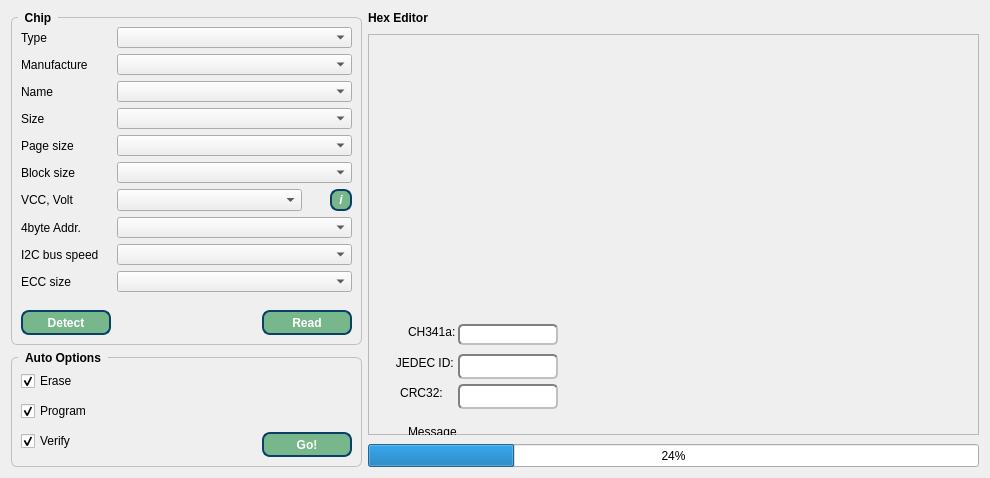
  <widget class="QWidget" name="centralWidget">
   <property name="sizePolicy">
    <sizepolicy hsizetype="Expanding" vsizetype="Expanding">
     <horstretch>0</horstretch>
     <verstretch>0</verstretch>
    </sizepolicy>
   </property>
   <layout class="QHBoxLayout" name="horizontalLayout_3">
    <item>
     <layout class="QVBoxLayout" name="verticalLayout_5">
      <item>
       <widget class="QGroupBox" name="groupBox">
        <property name="minimumSize">
         <size>
          <width>221</width>
          <height>91</height>
         </size>
        </property>
        <property name="maximumSize">
         <size>
          <width>400</width>
          <height>16777215</height>
         </size>
        </property>
        <property name="styleSheet">
         <string notr="true">QGroupBox {
    font: bold;
    border: 1px solid silver;
    border-radius: 6px;
    margin-top: 6px;
}

QGroupBox::title {
    subcontrol-origin: margin;
    left: 7px;
    padding: 0px 5px 0px 5px;
}</string>
        </property>
        <property name="title">
         <string>Chip</string>
        </property>
        <layout class="QFormLayout" name="formLayout">
         <item row="0" column="0">
          <widget class="QLabel" name="label">
           <property name="text">
            <string>Type</string>
           </property>
          </widget>
         </item>
         <item row="0" column="1">
          <widget class="QComboBox" name="comboBox_type">
           <property name="minimumSize">
            <size>
             <width>111</width>
             <height>21</height>
            </size>
           </property>
           <property name="maximumSize">
            <size>
             <width>250</width>
             <height>21</height>
            </size>
           </property>
           <property name="baseSize">
            <size>
             <width>150</width>
             <height>0</height>
            </size>
           </property>
           <property name="font">
            <font>
             <weight>75</weight>
             <bold>true</bold>
            </font>
           </property>
           <property name="styleSheet">
            <string notr="true"/>
           </property>
           <property name="sizeAdjustPolicy">
            <enum>QComboBox::AdjustToMinimumContentsLengthWithIcon</enum>
           </property>
           <property name="minimumContentsLength">
            <number>22</number>
           </property>
          </widget>
         </item>
         <item row="1" column="0">
          <widget class="QLabel" name="label_2">
           <property name="text">
            <string>Manufacture</string>
           </property>
          </widget>
         </item>
         <item row="1" column="1">
          <widget class="QComboBox" name="comboBox_man">
           <property name="minimumSize">
            <size>
             <width>111</width>
             <height>21</height>
            </size>
           </property>
           <property name="maximumSize">
            <size>
             <width>250</width>
             <height>21</height>
            </size>
           </property>
           <property name="baseSize">
            <size>
             <width>150</width>
             <height>0</height>
            </size>
           </property>
           <property name="font">
            <font>
             <weight>75</weight>
             <bold>true</bold>
            </font>
           </property>
           <property name="styleSheet">
            <string notr="true"/>
           </property>
           <property name="sizeAdjustPolicy">
            <enum>QComboBox::AdjustToMinimumContentsLengthWithIcon</enum>
           </property>
           <property name="minimumContentsLength">
            <number>22</number>
           </property>
          </widget>
         </item>
         <item row="2" column="0">
          <widget class="QLabel" name="label_3">
           <property name="text">
            <string>Name</string>
           </property>
          </widget>
         </item>
         <item row="2" column="1">
          <widget class="QComboBox" name="comboBox_name">
           <property name="minimumSize">
            <size>
             <width>111</width>
             <height>21</height>
            </size>
           </property>
           <property name="maximumSize">
            <size>
             <width>250</width>
             <height>21</height>
            </size>
           </property>
           <property name="font">
            <font>
             <weight>75</weight>
             <bold>true</bold>
            </font>
           </property>
           <property name="styleSheet">
            <string notr="true"/>
           </property>
           <property name="sizeAdjustPolicy">
            <enum>QComboBox::AdjustToMinimumContentsLengthWithIcon</enum>
           </property>
           <property name="minimumContentsLength">
            <number>22</number>
           </property>
          </widget>
         </item>
         <item row="3" column="0">
          <widget class="QLabel" name="label_4">
           <property name="text">
            <string>Size</string>
           </property>
          </widget>
         </item>
         <item row="3" column="1">
          <widget class="QComboBox" name="comboBox_size">
           <property name="minimumSize">
            <size>
             <width>111</width>
             <height>21</height>
            </size>
           </property>
           <property name="maximumSize">
            <size>
             <width>250</width>
             <height>21</height>
            </size>
           </property>
           <property name="font">
            <font>
             <weight>75</weight>
             <bold>true</bold>
            </font>
           </property>
           <property name="styleSheet">
            <string notr="true"/>
           </property>
           <property name="sizeAdjustPolicy">
            <enum>QComboBox::AdjustToMinimumContentsLengthWithIcon</enum>
           </property>
           <property name="minimumContentsLength">
            <number>22</number>
           </property>
          </widget>
         </item>
         <item row="4" column="0">
          <widget class="QLabel" name="label_5">
           <property name="text">
            <string>Page size</string>
           </property>
          </widget>
         </item>
         <item row="4" column="1">
          <widget class="QComboBox" name="comboBox_page">
           <property name="minimumSize">
            <size>
             <width>111</width>
             <height>21</height>
            </size>
           </property>
           <property name="maximumSize">
            <size>
             <width>250</width>
             <height>21</height>
            </size>
           </property>
           <property name="font">
            <font>
             <weight>75</weight>
             <bold>true</bold>
            </font>
           </property>
           <property name="styleSheet">
            <string notr="true"/>
           </property>
           <property name="sizeAdjustPolicy">
            <enum>QComboBox::AdjustToMinimumContentsLengthWithIcon</enum>
           </property>
           <property name="minimumContentsLength">
            <number>22</number>
           </property>
          </widget>
         </item>
         <item row="5" column="0">
          <widget class="QLabel" name="label_9">
           <property name="text">
            <string>Block size</string>
           </property>
          </widget>
         </item>
         <item row="5" column="1">
          <widget class="QComboBox" name="comboBox_block">
           <property name="minimumSize">
            <size>
             <width>111</width>
             <height>21</height>
            </size>
           </property>
           <property name="maximumSize">
            <size>
             <width>250</width>
             <height>21</height>
            </size>
           </property>
           <property name="font">
            <font>
             <weight>75</weight>
             <bold>true</bold>
            </font>
           </property>
           <property name="styleSheet">
            <string notr="true"/>
           </property>
           <property name="sizeAdjustPolicy">
            <enum>QComboBox::AdjustToMinimumContentsLengthWithIcon</enum>
           </property>
           <property name="minimumContentsLength">
            <number>22</number>
           </property>
          </widget>
         </item>
         <item row="6" column="0">
          <widget class="QLabel" name="label_6">
           <property name="text">
            <string>VCC, Volt</string>
           </property>
          </widget>
         </item>
         <item row="6" column="1">
          <layout class="QHBoxLayout" name="horizontalLayout_6">
           <property name="spacing">
            <number>28</number>
           </property>
           <property name="sizeConstraint">
            <enum>QLayout::SetDefaultConstraint</enum>
           </property>
           <property name="leftMargin">
            <number>0</number>
           </property>
           <property name="rightMargin">
            <number>0</number>
           </property>
           <property name="bottomMargin">
            <number>0</number>
           </property>
           <item>
            <widget class="QComboBox" name="comboBox_vcc">
             <property name="minimumSize">
              <size>
               <width>95</width>
               <height>22</height>
              </size>
             </property>
             <property name="maximumSize">
              <size>
               <width>185</width>
               <height>22</height>
              </size>
             </property>
             <property name="font">
              <font>
               <weight>75</weight>
               <italic>false</italic>
               <bold>true</bold>
               <stylestrategy>PreferDefault</stylestrategy>
              </font>
             </property>
             <property name="layoutDirection">
              <enum>Qt::LeftToRight</enum>
             </property>
             <property name="styleSheet">
              <string notr="true"/>
             </property>
             <property name="sizeAdjustPolicy">
              <enum>QComboBox::AdjustToMinimumContentsLengthWithIcon</enum>
             </property>
             <property name="minimumContentsLength">
              <number>18</number>
             </property>
            </widget>
           </item>
           <item>
            <widget class="QPushButton" name="pushButton_4">
             <property name="minimumSize">
              <size>
               <width>22</width>
               <height>22</height>
              </size>
             </property>
             <property name="maximumSize">
              <size>
               <width>22</width>
               <height>22</height>
              </size>
             </property>
             <property name="font">
              <font>
               <weight>75</weight>
               <italic>true</italic>
               <bold>true</bold>
              </font>
             </property>
             <property name="styleSheet">
              <string notr="true">QPushButton{
color: rgb(255, 255, 255);
background-color: rgb(120, 183, 140);
border-radius: 20px;
border: 2px solid #094065;border-radius:8px;font-weight:600;
}
QPushButton::pressed{background-color: rgb(115, 210, 22);}</string>
             </property>
             <property name="text">
              <string>i</string>
             </property>
            </widget>
           </item>
          </layout>
         </item>
         <item row="7" column="0">
          <widget class="QLabel" name="label_8">
           <property name="styleSheet">
            <string notr="true"/>
           </property>
           <property name="text">
            <string>4byte Addr.</string>
           </property>
          </widget>
         </item>
         <item row="7" column="1">
          <widget class="QComboBox" name="comboBox_addr4bit">
           <property name="minimumSize">
            <size>
             <width>111</width>
             <height>21</height>
            </size>
           </property>
           <property name="maximumSize">
            <size>
             <width>250</width>
             <height>21</height>
            </size>
           </property>
           <property name="font">
            <font>
             <weight>75</weight>
             <bold>true</bold>
            </font>
           </property>
           <property name="styleSheet">
            <string notr="true"/>
           </property>
           <property name="sizeAdjustPolicy">
            <enum>QComboBox::AdjustToMinimumContentsLengthWithIcon</enum>
           </property>
           <property name="minimumContentsLength">
            <number>22</number>
           </property>
          </widget>
         </item>
         <item row="8" column="0">
          <widget class="QLabel" name="label_10">
           <property name="text">
            <string>I2C bus speed</string>
           </property>
          </widget>
         </item>
         <item row="8" column="1">
          <widget class="QComboBox" name="comboBox_i2cSpeed">
           <property name="minimumSize">
            <size>
             <width>111</width>
             <height>21</height>
            </size>
           </property>
           <property name="maximumSize">
            <size>
             <width>250</width>
             <height>21</height>
            </size>
           </property>
           <property name="font">
            <font>
             <weight>75</weight>
             <bold>true</bold>
            </font>
           </property>
           <property name="sizeAdjustPolicy">
            <enum>QComboBox::AdjustToMinimumContentsLengthWithIcon</enum>
           </property>
           <property name="minimumContentsLength">
            <number>22</number>
           </property>
          </widget>
         </item>
         <item row="9" column="0">
          <widget class="QLabel" name="label_11">
           <property name="text">
            <string>ECC size</string>
           </property>
          </widget>
         </item>
         <item row="9" column="1">
          <widget class="QComboBox" name="comboBox_ECC">
           <property name="minimumSize">
            <size>
             <width>111</width>
             <height>21</height>
            </size>
           </property>
           <property name="maximumSize">
            <size>
             <width>250</width>
             <height>21</height>
            </size>
           </property>
           <property name="font">
            <font>
             <weight>75</weight>
             <bold>true</bold>
            </font>
           </property>
           <property name="sizeAdjustPolicy">
            <enum>QComboBox::AdjustToMinimumContentsLengthWithIcon</enum>
           </property>
           <property name="minimumContentsLength">
            <number>22</number>
           </property>
          </widget>
         </item>
         <item row="10" column="0">
          <spacer name="verticalSpacer_2">
           <property name="orientation">
            <enum>Qt::Vertical</enum>
           </property>
           <property name="sizeHint" stdset="0">
            <size>
             <width>20</width>
             <height>6</height>
            </size>
           </property>
          </spacer>
         </item>
         <item row="10" column="1">
          <spacer name="verticalSpacer_3">
           <property name="orientation">
            <enum>Qt::Vertical</enum>
           </property>
           <property name="sizeHint" stdset="0">
            <size>
             <width>127</width>
             <height>6</height>
            </size>
           </property>
          </spacer>
         </item>
         <item row="11" column="0">
          <widget class="QPushButton" name="pushButton_2">
           <property name="minimumSize">
            <size>
             <width>90</width>
             <height>25</height>
            </size>
           </property>
           <property name="styleSheet">
            <string notr="true">QPushButton{
color: rgb(255, 255, 255);
background-color: rgb(120, 183, 140);
border-radius: 20px;
border: 2px solid #094065;border-radius:8px;font-weight:600;
}
QPushButton::pressed{background-color: rgb(115, 210, 22);}</string>
           </property>
           <property name="text">
            <string>Detect</string>
           </property>
          </widget>
         </item>
         <item row="11" column="1">
          <layout class="QHBoxLayout" name="horizontalLayout">
           <item>
            <spacer name="horizontalSpacer">
             <property name="orientation">
              <enum>Qt::Horizontal</enum>
             </property>
             <property name="sizeHint" stdset="0">
              <size>
               <width>28</width>
               <height>20</height>
              </size>
             </property>
            </spacer>
           </item>
           <item>
            <widget class="QPushButton" name="pushButton">
             <property name="minimumSize">
              <size>
               <width>90</width>
               <height>25</height>
              </size>
             </property>
             <property name="styleSheet">
              <string notr="true">QPushButton{
color: rgb(255, 255, 255);
background-color: rgb(120, 183, 140);
border-radius: 20px;
border: 2px solid #094065;border-radius:8px;font-weight:600;
}
QPushButton::pressed{background-color: rgb(115, 210, 22);}</string>
             </property>
             <property name="text">
              <string>Read</string>
             </property>
            </widget>
           </item>
          </layout>
         </item>
        </layout>
       </widget>
      </item>
      <item>
       <widget class="QGroupBox" name="groupBox_2">
        <property name="minimumSize">
         <size>
          <width>221</width>
          <height>41</height>
         </size>
        </property>
        <property name="maximumSize">
         <size>
          <width>400</width>
          <height>16777215</height>
         </size>
        </property>
        <property name="styleSheet">
         <string notr="true">QGroupBox {
    font: bold;
    border: 1px solid silver;
    border-radius: 6px;
    margin-top: 6px;
}

QGroupBox::title {
    subcontrol-origin: margin;
    left: 7px;
    padding: 0px 5px 0px 5px;
}</string>
        </property>
        <property name="title">
         <string>Auto Options</string>
        </property>
        <property name="flat">
         <bool>false</bool>
        </property>
        <property name="checkable">
         <bool>false</bool>
        </property>
        <layout class="QHBoxLayout" name="horizontalLayout_2">
         <item>
          <layout class="QVBoxLayout" name="verticalLayout">
           <item>
            <widget class="QCheckBox" name="checkBox">
             <property name="styleSheet">
              <string notr="true"/>
             </property>
             <property name="text">
              <string>Erase</string>
             </property>
             <property name="checked">
              <bool>true</bool>
             </property>
            </widget>
           </item>
           <item>
            <widget class="QCheckBox" name="checkBox_2">
             <property name="text">
              <string>Program</string>
             </property>
             <property name="checked">
              <bool>true</bool>
             </property>
            </widget>
           </item>
           <item>
            <widget class="QCheckBox" name="checkBox_3">
             <property name="text">
              <string>Verify</string>
             </property>
             <property name="checked">
              <bool>true</bool>
             </property>
            </widget>
           </item>
          </layout>
         </item>
         <item>
          <spacer name="horizontalSpacer_2">
           <property name="orientation">
            <enum>Qt::Horizontal</enum>
           </property>
           <property name="sizeHint" stdset="0">
            <size>
             <width>40</width>
             <height>20</height>
            </size>
           </property>
          </spacer>
         </item>
         <item>
          <layout class="QVBoxLayout" name="verticalLayout_2">
           <item>
            <spacer name="verticalSpacer">
             <property name="orientation">
              <enum>Qt::Vertical</enum>
             </property>
             <property name="sizeHint" stdset="0">
              <size>
               <width>20</width>
               <height>40</height>
              </size>
             </property>
            </spacer>
           </item>
           <item>
            <widget class="QPushButton" name="pushButton_3">
             <property name="minimumSize">
              <size>
               <width>90</width>
               <height>25</height>
              </size>
             </property>
             <property name="styleSheet">
              <string notr="true">QPushButton{
color: rgb(255, 255, 255);
background-color: rgb(120, 183, 140);
border-radius: 20px;
border: 2px solid #094065;border-radius:8px;font-weight:600;
}
QPushButton::pressed{background-color: rgb(115, 210, 22);}</string>
             </property>
             <property name="text">
              <string>Go!</string>
             </property>
            </widget>
           </item>
          </layout>
         </item>
        </layout>
       </widget>
      </item>
     </layout>
    </item>
    <item>
     <layout class="QVBoxLayout" name="verticalLayout_4">
      <property name="spacing">
       <number>9</number>
      </property>
      <item>
       <layout class="QVBoxLayout" name="verticalLayout_3">
        <item>
         <widget class="QLabel" name="label_7">
          <property name="minimumSize">
           <size>
            <width>0</width>
            <height>11</height>
           </size>
          </property>
          <property name="maximumSize">
           <size>
            <width>16777215</width>
            <height>20</height>
           </size>
          </property>
          <property name="font">
           <font>
            <weight>75</weight>
            <bold>true</bold>
           </font>
          </property>
          <property name="text">
           <string>Hex Editor</string>
          </property>
         </widget>
        </item>
        <item>
         <widget class="QFrame" name="frame">
          <property name="minimumSize">
           <size>
            <width>611</width>
            <height>401</height>
           </size>
          </property>
          <property name="maximumSize">
           <size>
            <width>16777215</width>
            <height>16777215</height>
           </size>
          </property>
          <property name="frameShape">
           <enum>QFrame::StyledPanel</enum>
          </property>
          <property name="frameShadow">
           <enum>QFrame::Raised</enum>
          </property>
          <widget class="QLineEdit" name="jedecEdit">
           <property name="geometry">
            <rect>
             <x>90</x>
             <y>320</y>
             <width>100</width>
             <height>25</height>
            </rect>
           </property>
           <property name="minimumSize">
            <size>
             <width>100</width>
             <height>0</height>
            </size>
           </property>
           <property name="maximumSize">
            <size>
             <width>120</width>
             <height>25</height>
            </size>
           </property>
           <property name="font">
            <font>
             <weight>75</weight>
             <bold>true</bold>
            </font>
           </property>
           <property name="styleSheet">
            <string notr="true">border: 2px solid gray;border-radius: 5px;font-weight:600;border-style:inset;</string>
           </property>
          </widget>
          <widget class="QLabel" name="jLabel">
           <property name="geometry">
            <rect>
             <x>20</x>
             <y>320</y>
             <width>67</width>
             <height>17</height>
            </rect>
           </property>
           <property name="styleSheet">
            <string/>
           </property>
           <property name="text">
            <string>  JEDEC ID:</string>
           </property>
           <property name="alignment">
            <set>Qt::AlignCenter</set>
           </property>
          </widget>
          <widget class="QLabel" name="lStatus">
           <property name="geometry">
            <rect>
             <x>40</x>
             <y>290</y>
             <width>61</width>
             <height>16</height>
            </rect>
           </property>
           <property name="text">
            <string>CH341a:</string>
           </property>
          </widget>
          <widget class="QLineEdit" name="eStatus">
           <property name="geometry">
            <rect>
             <x>90</x>
             <y>290</y>
             <width>100</width>
             <height>21</height>
            </rect>
           </property>
           <property name="minimumSize">
            <size>
             <width>100</width>
             <height>0</height>
            </size>
           </property>
           <property name="maximumSize">
            <size>
             <width>120</width>
             <height>25</height>
            </size>
           </property>
           <property name="font">
            <font>
             <weight>75</weight>
             <bold>true</bold>
            </font>
           </property>
           <property name="styleSheet">
            <string>border: 2px solid gray;border-radius: 5px;font-weight:600;border-style:inset;</string>
           </property>
          </widget>
          <widget class="QLabel" name="cLabel">
           <property name="geometry">
            <rect>
             <x>20</x>
             <y>350</y>
             <width>67</width>
             <height>17</height>
            </rect>
           </property>
           <property name="text">
            <string>CRC32:</string>
           </property>
           <property name="alignment">
            <set>Qt::AlignCenter</set>
           </property>
          </widget>
          <widget class="QLineEdit" name="crcEdit">
           <property name="geometry">
            <rect>
             <x>90</x>
             <y>350</y>
             <width>100</width>
             <height>25</height>
            </rect>
           </property>
           <property name="minimumSize">
            <size>
             <width>100</width>
             <height>0</height>
            </size>
           </property>
           <property name="maximumSize">
            <size>
             <width>120</width>
             <height>25</height>
            </size>
           </property>
           <property name="font">
            <font>
             <weight>75</weight>
             <bold>true</bold>
            </font>
           </property>
           <property name="styleSheet">
            <string notr="true">border: 2px solid gray;border-radius: 5px;font-weight:600;border-style:inset;</string>
           </property>
          </widget>
          <widget class="QLabel" name="statusMessage">
           <property name="geometry">
            <rect>
             <x>40</x>
             <y>390</y>
             <width>315</width>
             <height>16</height>
            </rect>
           </property>
           <property name="minimumSize">
            <size>
             <width>315</width>
             <height>0</height>
            </size>
           </property>
           <property name="maximumSize">
            <size>
             <width>16777215</width>
             <height>16777215</height>
            </size>
           </property>
           <property name="text">
            <string>Message</string>
           </property>
          </widget>
         </widget>
        </item>
       </layout>
      </item>
      <item>
       <widget class="QProgressBar" name="progressBar">
        <property name="sizePolicy">
         <sizepolicy hsizetype="Expanding" vsizetype="Fixed">
          <horstretch>0</horstretch>
          <verstretch>0</verstretch>
         </sizepolicy>
        </property>
        <property name="minimumSize">
         <size>
          <width>611</width>
          <height>23</height>
         </size>
        </property>
        <property name="value">
         <number>24</number>
        </property>
       </widget>
      </item>
     </layout>
    </item>
   </layout>
  </widget>
